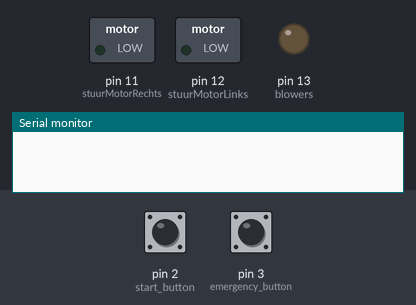
Simulated run of this sketch. Board: Arduino Uno, built with avr-gcc and run on an emulated ATmega328P. On the bench: switched loads named in the sketch (green lamp = pin HIGH), output pins drawn as LEDs (lit = HIGH), the last lines printed to the serial monitor. Inputs (shaded band) come from the test bench; at power-on: pin 2 (start_button) HIGH, pin 3 (emergency_button) HIGH.

Above: at 1.2 s.
1.3 s: pin 2 (start_button) pulled LOW for 0.15 s
At 2.2 s:
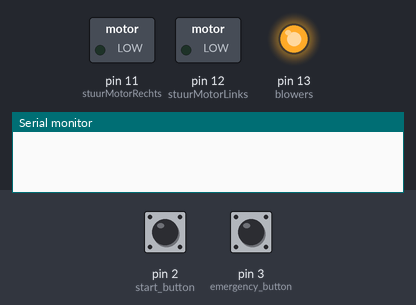
2.9 s: pin 3 (emergency_button) pulled LOW for 0.15 s
At 3.4 s:
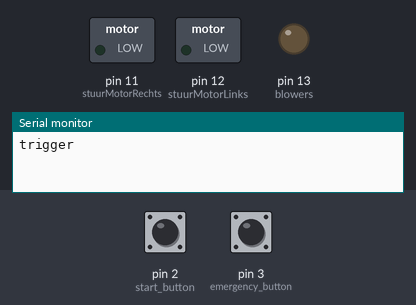
Timing chart, 0 to 5.9 s (numbered marks = the images above; inputs shaded):
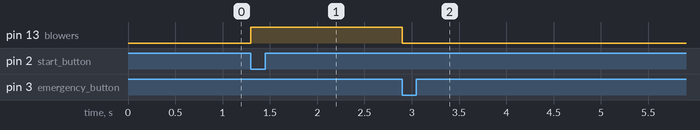

Measured:
- after the input at 1.3 s, pin 13 (blowers): LOW → HIGH at once
- after the input at 2.9 s, pin 13 (blowers): HIGH → LOW at once

The sketch:

ToggleButton_blowers.ino
```cpp
#define start_button 2
#define emergency_button 3  //external interrupt
#define motorTangential 10
#define stuurMotorRechts 11
#define stuurMotorLinks 12
#define blowers 13

volatile bool eState = false;
bool lastButtonState = LOW;
bool blowerState = LOW;

void myISR()
{
  Serial.println("trigger");
  eState = !eState;
}

void init_UAV()
{

}


void setup()
{
  Serial.begin(115200);

  pinMode(start_button, INPUT_PULLUP);
  pinMode(emergency_button, INPUT_PULLUP);
  attachInterrupt(digitalPinToInterrupt(emergency_button), myISR, FALLING);

  pinMode(blowers, OUTPUT);
  pinMode(stuurMotorLinks, OUTPUT);
  pinMode(stuurMotorRechts, OUTPUT);
}


void loop()
{

  init_UAV();

  if(eState == false){
    byte buttonState = digitalRead(start_button);
    if (buttonState != lastButtonState) {
      lastButtonState = buttonState;
      if (buttonState == LOW) {
        blowerState = (blowerState == HIGH) ? LOW: HIGH;
        digitalWrite(blowers, blowerState);
      }
    }
  }
  if(eState == true){
    digitalWrite(blowers, LOW);
  }
}
```
